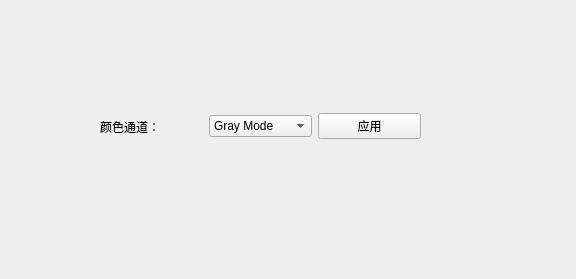
<?xml version="1.0" encoding="UTF-8"?>
<ui version="4.0">
 <class>ImageTabWidget</class>
 <widget class="QWidget" name="ImageTabWidget">
  <property name="geometry">
   <rect>
    <x>0</x>
    <y>0</y>
    <width>576</width>
    <height>279</height>
   </rect>
  </property>
  <property name="windowTitle">
   <string>Form</string>
  </property>
  <layout class="QHBoxLayout" name="horizontalLayout">
   <item>
    <widget class="QWidget" name="image_tab_widget" native="true">
     <widget class="QWidget" name="">
      <property name="geometry">
       <rect>
        <x>89</x>
        <y>70</y>
        <width>321</width>
        <height>91</height>
       </rect>
      </property>
      <layout class="QHBoxLayout" name="horizontalLayout_2">
       <item>
        <widget class="QLabel" name="label_37">
         <property name="text">
          <string>颜色通道：</string>
         </property>
        </widget>
       </item>
       <item>
        <widget class="QComboBox" name="comboBox_channels">
         <item>
          <property name="text">
           <string>Gray Mode</string>
          </property>
         </item>
         <item>
          <property name="text">
           <string>RGB Mode</string>
          </property>
         </item>
         <item>
          <property name="text">
           <string>HSV Mode</string>
          </property>
         </item>
         <item>
          <property name="text">
           <string>B</string>
          </property>
         </item>
         <item>
          <property name="text">
           <string>G</string>
          </property>
         </item>
         <item>
          <property name="text">
           <string>R</string>
          </property>
         </item>
        </widget>
       </item>
       <item>
        <widget class="QPushButton" name="btn_applyChannel">
         <property name="text">
          <string>应用</string>
         </property>
        </widget>
       </item>
      </layout>
     </widget>
    </widget>
   </item>
  </layout>
 </widget>
 <resources/>
 <connections/>
</ui>
